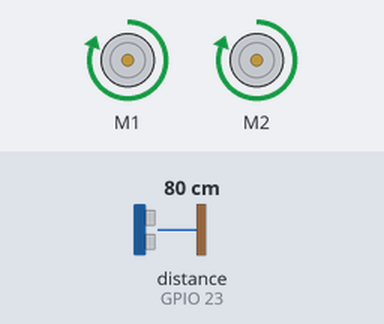
Bench run of a program on a simulated Raspberry Pi (BCM pin numbers). Shown: 2 × DC motor (green arrow = forward, orange = backward, longer = faster). Inputs (shaded band) come from the test bench; at power-on: distance to the obstacle (sensor on GPIO 23) 80 cm. Motors are numbered in the order the program creates them (left before right in a Robot).

Above: at 1.2 s.
1.3 s: distance to the obstacle (sensor on GPIO 23) set to 33 cm
2.8 s: distance to the obstacle (sensor on GPIO 23) set to 26 cm
At 3.9 s:
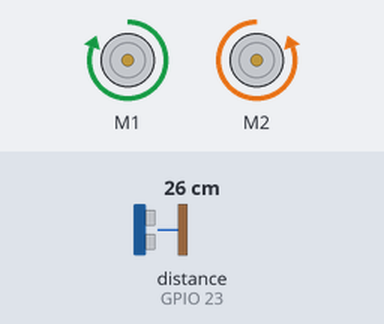
4.5 s: distance to the obstacle (sensor on GPIO 23) set to 35 cm
At 5.3 s:
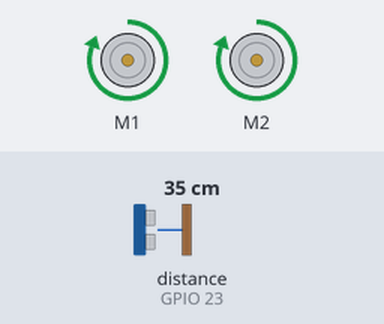
6.3 s: distance to the obstacle (sensor on GPIO 23) set to 2 cm
At 7.8 s:
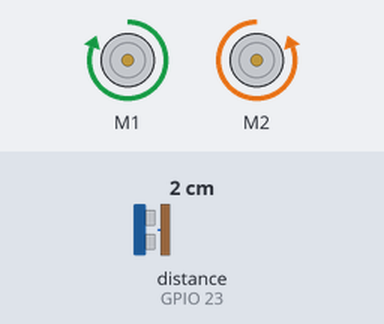
Timing chart, 0 to 9.1 s (numbered marks = the images above; inputs shaded):
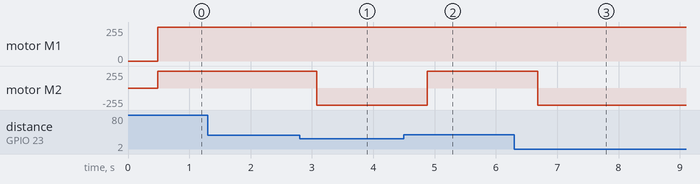

Measured:
- the behaviour switches between 30 and 29 cm on distance to the obstacle (sensor on GPIO 23) (found by bisection; images 0 and 1)
- after the input at 1.3 s, every drawn part: stays the same
- after the input at 2.8 s, motor M2: forward 255/255 → backward 255/255 after 0.28 s
- after the input at 4.5 s, motor M2: backward 255/255 → forward 255/255 after 0.38 s
- after the input at 6.3 s, motor M2: forward 255/255 → backward 255/255 after 0.38 s

The program:

Robot.py
```python
from gpiozero import Motor
from gpiozero import DistanceSensor
from time import sleep

motor = Motor(forward=12, backward=18)
motorb = Motor(forward=19, backward=13)
sensor = DistanceSensor(23, 24)

while True:
    if sensor.distance < 0.3:
        motor.forward()
        motorb.backward()
        sleep(0.2)
    else:
        motorb.forward()
        motor.forward()
        sleep(0.2)

  # https://gpiozero.readthedocs.io/en/stable/recipes.html#distance-sensor
```
